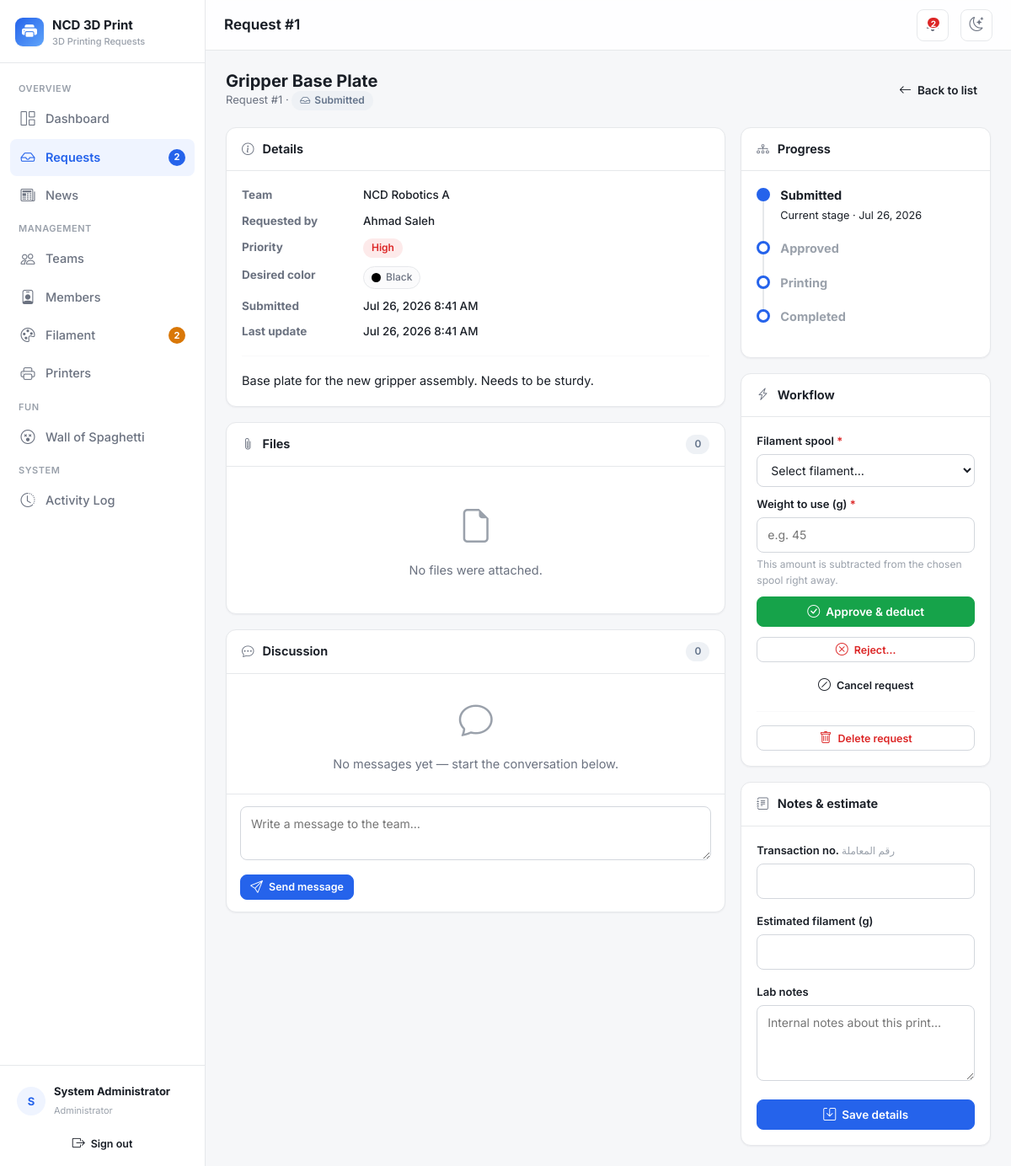
Screenshot of /requests/show/1 (signed in) with the database file from the repository.
### tables this page shows
CREATE TABLE `printers` (
    `id`               INT UNSIGNED NOT NULL AUTO_INCREMENT,
    `name`             VARCHAR(80) NOT NULL,
    `status`           ENUM('Idle','Busy') NOT NULL DEFAULT 'Idle',
    `current_project`  VARCHAR(160) DEFAULT NULL,
    `current_team`     VARCHAR(120) DEFAULT NULL,
    `current_operator` VARCHAR(120) DEFAULT NULL,
    `updated_at`       DATETIME NOT NULL DEFAULT CURRENT_TIMESTAMP ON UPDATE CURRENT_TIMESTAMP,
    PRIMARY KEY (`id`)
);

CREATE TABLE `requests` (
    `id`               INT UNSIGNED NOT NULL AUTO_INCREMENT,
    `user_id`          INT UNSIGNED DEFAULT NULL,
    `team_id`          INT UNSIGNED DEFAULT NULL,
    `project_name`     VARCHAR(160) NOT NULL,
    `description`      TEXT DEFAULT NULL,
    `priority`         ENUM('Low','Medium','High') NOT NULL DEFAULT 'Medium',
    `color`            VARCHAR(80) DEFAULT NULL,
    `transaction_no`   VARCHAR(100) DEFAULT NULL,
    `status`           ENUM('Submitted','Approved','Printing','Completed','Rejected','Cancelled') NOT NULL DEFAULT 'Submitted',
    `image_path`       VARCHAR(255) DEFAULT NULL,
    `estimated_weight` DECIMAL(8,1) DEFAULT NULL,
    `actual_weight`    DECIMAL(8,1) DEFAULT NULL,
    `admin_notes`      TEXT DEFAULT NULL,
    `printer_id`       INT UNSIGNED DEFAULT NULL,
    `filament_id`      INT UNSIGNED DEFAULT NULL,
    `filament_deducted` TINYINT(1) NOT NULL DEFAULT 0,
    `created_at`       DATETIME NOT NULL DEFAULT CURRENT_TIMESTAMP,
    `updated_at`       DATETIME NOT NULL DEFAULT CURRENT_TIMESTAMP ON UPDATE CURRENT_TIMESTAMP,
    PRIMARY KEY (`id`),
    KEY `idx_req_user`   (`user_id`),
    KEY `idx_req_team`   (`team_id`),
    KEY `idx_req_status` (`status`),
    KEY `idx_req_printer`(`printer_id`),
    KEY `idx_req_fil`    (`filament_id`),
    CONSTRAINT `fk_req_user`    FOREIGN KEY (`user_id`)    REFERENCES `users`(`id`)    ON DELETE SET NULL,
    CONSTRAINT `fk_req_team`    FOREIGN KEY (`team_id`)    REFERENCES `teams`(`id`)    ON DELETE SET NULL,
    CONSTRAINT `fk_req_printer` FOREIGN KEY (`printer_id`) REFERENCES `printers`(`id`) ON DELETE SET NULL,
    CONSTRAINT `fk_req_fil`     FOREIGN KEY (`filament_id`)REFERENCES `filament`(`id`) ON DELETE SET NULL
);

CREATE TABLE `teams` (
    `id`          INT UNSIGNED NOT NULL AUTO_INCREMENT,
    `name`        VARCHAR(120) NOT NULL,
    `competition` VARCHAR(160) DEFAULT NULL,
    `supervisor`  VARCHAR(120) DEFAULT NULL,
    `created_at`  DATETIME NOT NULL DEFAULT CURRENT_TIMESTAMP,
    PRIMARY KEY (`id`)
);

CREATE TABLE `users` (
    `id`         INT UNSIGNED NOT NULL AUTO_INCREMENT,
    `name`       VARCHAR(120) NOT NULL,
    `email`      VARCHAR(160) NOT NULL,
    `phone`      VARCHAR(30)  DEFAULT NULL,    
    `password`   VARCHAR(255) NOT NULL,
    `role`       ENUM('admin','member') NOT NULL DEFAULT 'member',
    `team_id`    INT UNSIGNED DEFAULT NULL,
    `is_active`  TINYINT(1) NOT NULL DEFAULT 1,
    `created_at` DATETIME NOT NULL DEFAULT CURRENT_TIMESTAMP,
    PRIMARY KEY (`id`),
    UNIQUE KEY `uq_users_email` (`email`),
    KEY `idx_users_team` (`team_id`),
    CONSTRAINT `fk_users_team` FOREIGN KEY (`team_id`) REFERENCES `teams`(`id`) ON DELETE SET NULL
);

### views/requests/show.php (the view, shortened to what the rows shown need)
<?php
$st = $request['status'];
$flow = ['Submitted', 'Approved', 'Printing', 'Completed'];
$currentIndex = array_search($st, $flow, true);
$isTerminalBad = in_array($st, ['Rejected', 'Cancelled'], true);
?>
<div class="page-head">
    <div>
        <h2><?= e($request['project_name']) ?></h2>
        <div class="sub">
            Request #<?= $request['id'] ?> ·
            <span class="badge2 <?= status_class($st) ?>"><i class="bi bi-<?= status_icon($st) ?>"></i> <?= e($st) ?></span>
        </div>
    </div>
</div>
<div class="grid-main">
    <div style="display:flex; flex-direction:column; gap:18px;">
        <div class="card2">
            <div class="card2-body">
                <dl class="kv">
                    <dt>Team</dt><dd><?= e($request['team_name'] ?? '—') ?></dd>
                    <dt>Requested by</dt><dd><?= e($request['requester_name'] ?? '—') ?></dd>
                    <dt>Priority</dt><dd><span class="badge2 <?= priority_class($request['priority']) ?>"><?= e($request['priority']) ?></span></dd>
                    <dt>Desired color</dt>
                    <dd>
                        <?php if (!empty($request['color'])): ?>
                            <span class="pill"><span class="color-dot" style="background: <?= e(strtolower($request['color'])) ?>;"></span> <?= e($request['color']) ?></span>
                        <?php else: ?>—<?php endif; ?>
                    </dd>
                    <dt>Submitted</dt><dd><?= fmt_datetime($request['created_at']) ?></dd>
                    <dt>Last update</dt><dd><?= fmt_datetime($request['updated_at']) ?></dd>
                </dl>
                <?php if (!empty($request['description'])): ?>
                    <hr class="divider">
                    <div style="white-space:pre-wrap; color:var(--text);"><?= e($request['description']) ?></div>
                <?php endif; ?>
            </div>
        </div>
    </div>
    <div style="display:flex; flex-direction:column; gap:18px;">
        <div class="card2">
            <div class="card2-body">
                <?php if ($isTerminalBad): ?>
                    <ul class="timeline">
                        <li><span class="tdot done"></span><strong>Submitted</strong><br><small class="muted"><?= fmt_date($request['created_at']) ?></small></li>
                        <li><span class="tdot done" style="border-color:var(--red); background:var(--red);"></span>
                            <strong><?= e($st) ?></strong><br><small class="muted"><?= fmt_date($request['updated_at']) ?></small></li>
                    </ul>
                <?php else: ?>
                    <ul class="timeline">
                        <?php foreach ($flow as $i => $stage):
                            $done = $currentIndex !== false && $i <= $currentIndex; ?>
                            <li>
                                <span class="tdot <?= $done ? 'done' : '' ?>"></span>
                                <strong style="<?= $done ? '' : 'color:var(--text-faint)' ?>"><?= $stage ?></strong>
                                <?php if ($i === $currentIndex): ?><br><small class="muted">Current stage · <?= fmt_date($request['updated_at']) ?></small><?php endif; ?>
                            </li>
                        <?php endforeach; ?>
                    </ul>
                <?php endif; ?>
            </div>
        </div>
    </div>
</div>

### views/layouts/main.php (shortened to what the rows shown need)
<?php
$pageTitle = $pageTitle ?? APP_NAME;
$user = Auth::user();
$isAdmin = Auth::isAdmin();
$initials = strtoupper(mb_substr($user['name'] ?? '?', 0, 1));
?>
<!doctype html>
<html lang="en">
<head>
    <link href="https://cdn.jsdelivr.net/npm/bootstrap@5.3.3/dist/css/bootstrap.min.css" rel="stylesheet">
    <link href="https://cdn.jsdelivr.net/npm/bootstrap-icons@1.11.3/font/bootstrap-icons.min.css" rel="stylesheet">
    <link href="<?= asset('css/style.css') ?>" rel="stylesheet">
</head>
<body>
<div class="app-shell">
    <aside class="sidebar" id="sidebar">
        <div class="sidebar-foot">
            <div class="user-chip">
                <span class="avatar"><?= e($initials) ?></span>
                <div class="meta">
                    <strong><?= e($user['name'] ?? '') ?></strong>
                    <span><?= $isAdmin ? 'Administrator' : 'Team Member' ?></span>
                </div>
            </div>
        </div>
    </aside>
    <div class="main">
        <header class="topbar">
            <h1><?= e($pageTitle) ?></h1>
        </header>
        <main class="content">
            <?= $content ?>
        </main>
    </div>
</div>
</body>
</html>

### rows the page displays
printers: current_operator "S", current_operator "System Administrator"
requests: project_name "Gripper Base Plate", id "1", status "Submitted", team.name "NCD Robotics A", user.name "Ahmad Saleh", priority "High", color "Black", created_at "Jul 26, 2026 8:41 AM", updated_at "Jul 26, 2026 8:41 AM", description "Base plate for the new gripper assembly. Needs to be sturdy.", stage "Submitted", updated_at "Jul 26, 2026"

### other values shown
APP_NAME "NCD 3D Print"
APP_TAGLINE "3D Printing Requests"
$label "Dashboard Requests News Teams Members Filament Printers Wall of Spaghetti Activity Log"
$badge "2 2"
$pageTitle "Request #1"
$badgePending "2"
count($files) "0"
count($comments) "0"
$stage "Approved"
$stage "Printing"
$stage "Completed"
